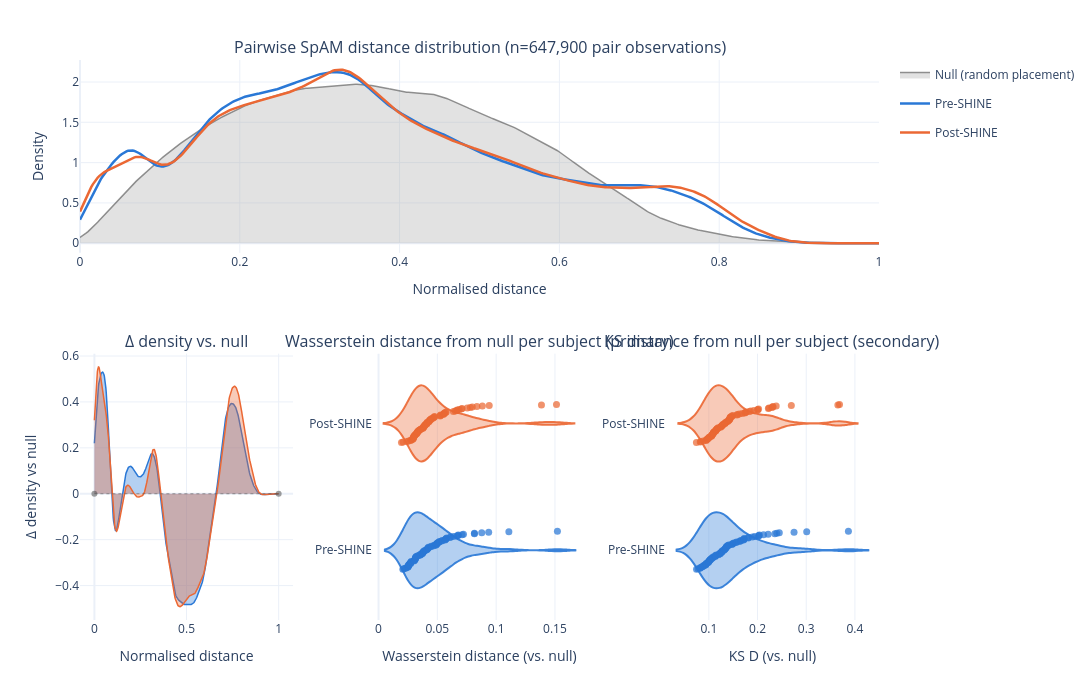

This figure's notebook cell:
### Markdown cell above
## 3. Pairwise distance distributions vs. the random-assignment null

Per-cohort distribution of pairwise SpAM distances (main trials, all retained subjects) against
the null distribution of pairwise distances under uniformly-random placement (same simulation as
`analysis/pilot/simulate_null_distances.py`, `num_dots=20` matching `images_per_trial`). Distance
from null is quantified two ways: **Wasserstein (earth mover's) distance is the primary measure**
-- it integrates over the full gap between the trial's distance distribution and the null, so it's
sensitive to *how far apart* the two distributions are, not just whether their shapes differ. **KS
distance (D statistic) is kept as a secondary/shape-robustness check** (it only captures the
maximum CDF gap). Both are compared between cohorts with a Mann-Whitney U test on per-subject means.

We also check, descriptively, whether each cohort's *pooled* distances actually differ from the
null at all (not just from each other) via a single Wasserstein distance + KS test per cohort
against the null sample. This pools all of a cohort's trial-level pairwise-distance observations
into one sample, so the resulting KS p-value is not a valid independent-samples test (observations
within a trial/subject aren't independent) -- it's reported as a directional/magnitude check, not
a formal inference.

### Code cell
null_distribution = simulate_null_distances(num_dots=20, num_trials=1000, seed=42)
dists = {c: pairwise_distance_values(trials_main[c]) for c in COHORTS}
wasserstein_dist = {c: subject_wasserstein_distance(trials_main[c], null_distribution) for c in COHORTS}
ks_distance = {c: subject_ks_distance(trials_main[c], null_distribution) for c in COHORTS}

fig_distance_vs_null(dists, null_distribution, wasserstein_dist, ks_distance).show()
